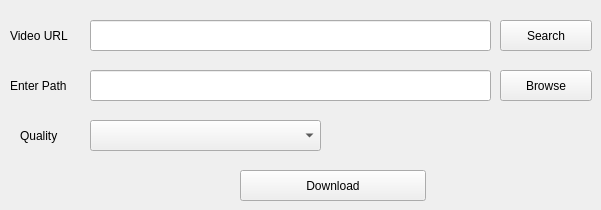
    <widget class="QWidget" name="tab_2">
     <attribute name="title">
      <string>Download From YouTube</string>
     </attribute>
     <widget class="QLabel" name="label_3">
      <property name="geometry">
       <rect>
        <x>10</x>
        <y>20</y>
        <width>61</width>
        <height>31</height>
       </rect>
      </property>
      <property name="text">
       <string>Video URL</string>
      </property>
     </widget>
     <widget class="QLineEdit" name="lineEdit_3">
      <property name="geometry">
       <rect>
        <x>90</x>
        <y>20</y>
        <width>401</width>
        <height>31</height>
       </rect>
      </property>
     </widget>
     <widget class="QPushButton" name="pushButton_3">
      <property name="geometry">
       <rect>
        <x>500</x>
        <y>70</y>
        <width>92</width>
        <height>31</height>
       </rect>
      </property>
      <property name="styleSheet">
       <string notr="true"/>
      </property>
      <property name="text">
       <string>Browse</string>
      </property>
     </widget>
     <widget class="QLineEdit" name="lineEdit_4">
      <property name="geometry">
       <rect>
        <x>90</x>
        <y>70</y>
        <width>401</width>
        <height>31</height>
       </rect>
      </property>
      <property name="styleSheet">
       <string notr="true"/>
      </property>
     </widget>
     <widget class="QLabel" name="label_4">
      <property name="geometry">
       <rect>
        <x>10</x>
        <y>70</y>
        <width>61</width>
        <height>31</height>
       </rect>
      </property>
      <property name="text">
       <string>Enter Path</string>
      </property>
     </widget>
     <widget class="QLabel" name="label_5">
      <property name="geometry">
       <rect>
        <x>20</x>
        <y>120</y>
        <width>41</width>
        <height>31</height>
       </rect>
      </property>
      <property name="text">
       <string>Quality</string>
      </property>
     </widget>
     <widget class="QComboBox" name="comboBox">
      <property name="geometry">
       <rect>
        <x>90</x>
        <y>120</y>
        <width>231</width>
        <height>31</height>
       </rect>
      </property>
     </widget>
     <widget class="QPushButton" name="pushButton_4">
      <property name="geometry">
       <rect>
        <x>240</x>
        <y>170</y>
        <width>186</width>
        <height>31</height>
       </rect>
      </property>
      <property name="text">
       <string>Download</string>
      </property>
     </widget>
     <widget class="QPushButton" name="pushButton_7">
      <property name="geometry">
       <rect>
        <x>500</x>
        <y>20</y>
        <width>92</width>
        <height>31</height>
       </rect>
      </property>
      <property name="styleSheet">
       <string notr="true"/>
      </property>
      <property name="text">
       <string>Search</string>
      </property>
     </widget>
    </widget>
